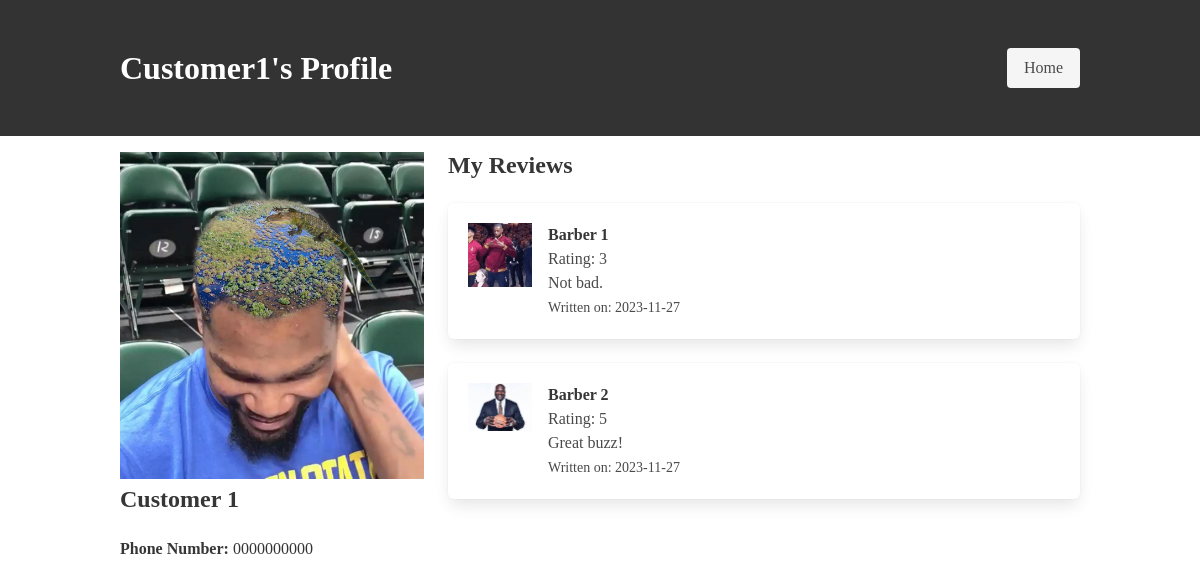
The app's page /profile/customer/customer1 (signed in) with its own data.
### LineUp/Barber/models.py (models this page shows, shortened)
class Customer(models.Model):
    user = models.OneToOneField(User, on_delete=models.CASCADE, primary_key=True)

class User(AbstractUser):
    is_customer = models.BooleanField(default=False)
    is_barber = models.BooleanField(default=False)
    is_owner = models.BooleanField(default=False)
    email = models.EmailField(unique=True)
    profile_pic = models.ImageField(upload_to='uploads/', default='images/customer.JPG')
    first_name = models.CharField(max_length=30, blank=True)
    last_name = models.CharField(max_length=30, blank=True)
    phone_num = models.CharField(max_length=12, blank=True)
    slug = AutoSlugField(populate_from='username', unique=True)

class Review(models.Model):
    customer = models.ForeignKey(User, on_delete=models.CASCADE, related_name='customer_reviews')
    barber = models.ForeignKey(Barber, on_delete=models.CASCADE, related_name='barber_reviews')
    content = models.TextField()
    RATING_CHOICES = [
        (0, '0'),
        (1, '1'),
        (2, '2'),
        (3, '3'),
        (4, '4'),
        (5, '5'),
    ]
    rating = models.IntegerField(choices=RATING_CHOICES, default=5)
    created_at = models.DateTimeField(auto_now_add=True)

class Barber(models.Model):
    user = models.OneToOneField(User, on_delete=models.CASCADE, primary_key=True)
    work_start_time = models.TimeField(default=time(9, 0))  # Default to 9:00 AM
    work_end_time = models.TimeField(default=time(17, 0))   # Default to 5:00 PM
    affiliation_code = models.CharField(max_length=10, blank=True, null=True)

### LineUp/Barber/views.py (the view)
# urls.py: path("profile/customer/<slug:slug>", views.CustomerProfileView.as_view(), name="customerProfileView"),
class CustomerProfileView(LoginRequiredMixin, DetailView):
    model = Customer
    template_name = 'Barber/customerProfileView.html'
    context_object_name = 'customer'  # This will be the customer instance
    slug_url_kwarg = 'slug'
    def get_object(self, queryset=None):
        slug = self.kwargs.get(self.slug_url_kwarg)
        customer = Customer.objects.filter(user__slug=slug).first()
        return customer
    def get_context_data(self, **kwargs):
        context = super().get_context_data(**kwargs)
        customer = self.get_object()
        if customer:
            context['reviews'] = Review.objects.filter(customer=customer.user)
            context['is_own_profile'] = self.request.user == customer.user
            context['customer_info'] = {
                'first_name': customer.user.first_name,
                'last_name': customer.user.last_name,
                'phone_number': customer.user.phone_num,
            }
        else:
            context['reviews'] = []
            context['is_own_profile'] = False
            context['customer_info'] = {}
        return context

### LineUp/Barber/templates/Barber/customerprofileview.html (shortened to what this page needs)
{% load static %}
<!DOCTYPE html>
<html>
<head>
    <link rel="stylesheet" href="https://cdn.jsdelivr.net/npm/bulma@0.9.3/css/bulma.min.css">
</head>
<body>
    <section class="hero is-danger">
        <div class="hero-body">
            <div class="container">
                <div class="columns is-vcentered">
                    <div class="column">
                        <h1 class="title">{{ customer.user.username }}'s Profile</h1>
                    </div>
                    <div class="column has-text-right">
                        <a href="{% url 'index' %}" class="button is-light">Home</a>
                    </div>
                </div>
            </div>
        </div>
    </section>
    <div class="container mt-4">
        <div class="columns">
            <div class="column is-one-third">
                <div class="profile-picture">
                    <img src="{% if customer.user.profile_pic %}{{ customer.user.profile_pic.url }}{% else %}default-profile.jpg{% endif %}" alt="Profile Picture">
                </div>
                <h2 class="title is-4">{{ customer.user.get_full_name }}</h2>
                <p><strong>Phone Number: </strong>{{ customer.user.phone_num }}</p>
            </div>
            <div class="column">
            <div class="reviews-section">
                <h2 class="title is-4">My Reviews</h2>
                {% for review in reviews %}
                    <div class="box">
                        <article class="media">
                            <div class="media-left">
                                <figure class="image is-64x64">
                                    <img src="{{ review.barber.user.profile_pic.url }}" alt="{{ review.barber.user.username }}'s Profile Picture">
                                </figure>
                            </div>
                            <div class="media-content">
                                <div class="content">
                                    <p>
                                        <strong>{{ review.barber.user.first_name }} {{ review.barber.user.last_name }}</strong>
                                        <br>
                                        Rating: {{ review.rating }}
                                        <br>
                                        {{ review.content }}
                                        <br>
                                        <small>Written on: {{ review.created_at|date:"Y-m-d" }}</small>
                                    </p>
                                </div>
                            </div>
                        </article>
                    </div>
                {% empty %}
                    <p>You haven't written any reviews yet.</p>
                {% endfor %}
                </div>
            </div>
        </div>
</body>
</html>

### LineUp/Barber/templates/Barber/customerprofileview.html (style rules this page uses)
body { font-family: "Garamond", serif; background-color: white; color: #333; }
.hero.is-danger, .has-background-primary { background-color: #333; color: white; }

### records on screen
Customer: user.username "Customer1", user_id.profile_pic (picture), user.get_full_name "Customer 1", user.phone_num "0000000000"
Review: barber.user.profile_pic (picture), barber.user.first_name "Barber", barber.user.last_name "1", rating "3", content "Not bad.", created_at "2023-11-27"
Review: barber.user.profile_pic (picture), barber.user.first_name "Barber", barber.user.last_name "2", rating "5", content "Great buzz!", created_at "2023-11-27"
